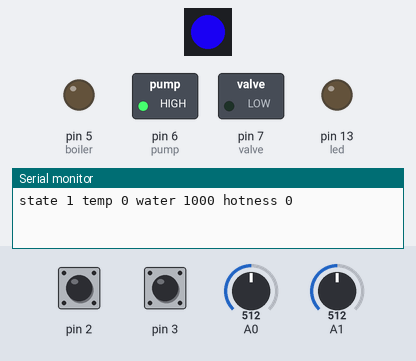
Simulated run of this sketch. Board: Arduino Uno, built with avr-gcc and run on an emulated ATmega328P. On the bench: 1 RGB LEDs in strip order, left to right, switched loads named in the sketch (green lamp = pin HIGH), output pins drawn as LEDs (lit = HIGH), the last lines printed to the serial monitor. The inputs (shaded band) are chosen by the test bench; at power-on: A1 = 512, pin 2 HIGH, A0 = 512, pin 3 HIGH. Dim RGB values are drawn brighter than linear.

Above: at 1.2 s.
1.3 s: A1 set to 692
At 1.9 s:
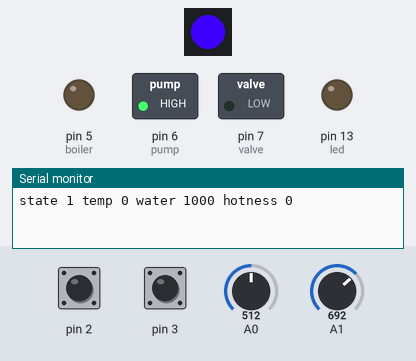
2.8 s: A1 set to 700
At 3.6 s:
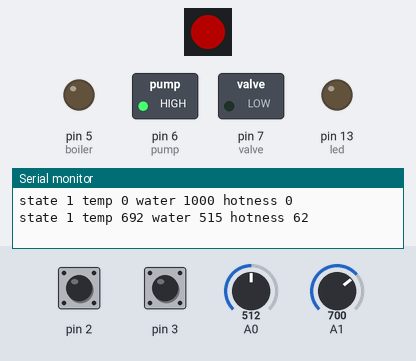
4.3 s: A1 set to 716
At 4.8 s:
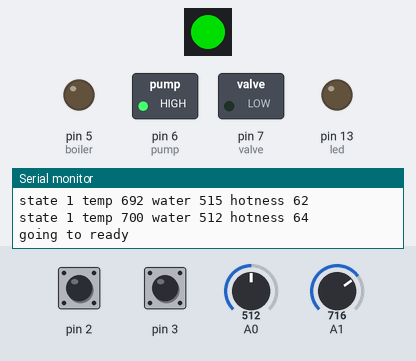
5.8 s: pin 2 pulled LOW for 0.15 s
At 6.4 s:
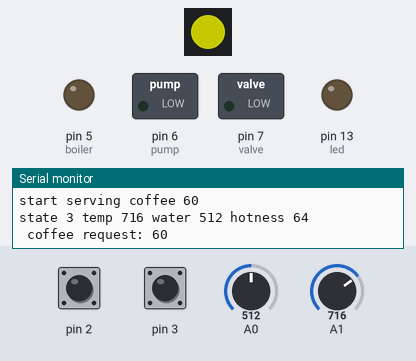
7.4 s: A0 set to 107
10.4 s: A0 set to 95
At 12.0 s:
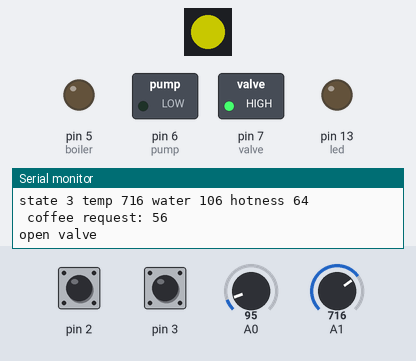
Timing chart, 0 to 13.1 s (numbered marks = the images above; inputs shaded):
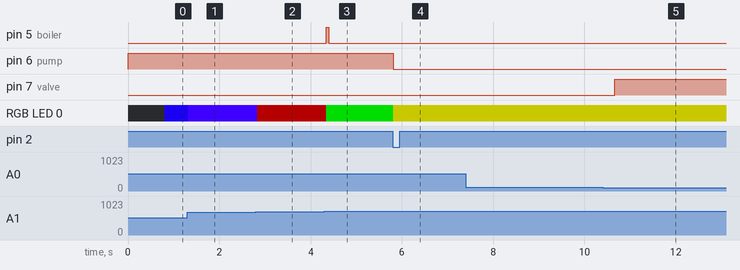

Measured:
- the behaviour switches between 699 and 700 on A1 (found by bisection; images 1 and 2)
- the behaviour switches between 100 and 99 on A0 (found by bisection; images 4 and 5)
- after the input at 1.3 s, RGB LED 0: RGB(23, 0, 215) → RGB(62, 0, 254) at once
- after the input at 2.8 s, RGB LED 0: RGB(62, 0, 254) → RGB(64, 0, 0) at once
- after the input at 4.3 s, pin 5 (boiler): LOW → HIGH after 0.05 s, → LOW 0.05 s later; RGB LED 0: RGB(64, 0, 0) → RGB(0, 150, 0) after 0.05 s
- after the input at 5.8 s, pin 6 (pump): HIGH → LOW at once; RGB LED 0: RGB(0, 150, 0) → RGB(100, 100, 0) at once
- after the input at 10.4 s, pin 7 (valve): LOW → HIGH after 0.26 s

The sketch:

CoffeeMachineController.ino
```cpp
#include <Adafruit_NeoPixel.h>
#define RGB_LED        4
#define NUMPIXELS      1
#define BIG_COFFEE    60
#define SMALL_COFFEE  30
#define WATER_THRESH 100
#define TEMP_THRESH  700 //+150
#define IDLE_TIME 120000
#define REFILL_TIMEOUT 5000 // how long to refill the watertank
Adafruit_NeoPixel pixels = Adafruit_NeoPixel(NUMPIXELS, RGB_LED, NEO_GRB + NEO_KHZ800);
short led_value = 0;
bool spin = false;
short temperature = 0; //contains the current temperature. init with low value to disable boiler at boot
short water_level = 1000; // contains the current waterlevel. init with high value to disable pump at boot and update with real value
short big_button = 0;
short small_button = 1;
long coffee_request = 0;
long coffee_request_2 = 0; //logically this is not required, but feedback from refill relay, invokes a false positive on the button press
bool hot = false;
short boiler = 5;
short pump = 6;
short valve = 7;
short led = 13;
bool led_state = false;
//// states
short state = 1;
short s_idle = 0;
short s_prepare = 1;
short s_ready = 2;
short s_serve = 3;
//// checks
long refill_start = 0;

long last_edge = 0;//last edge for led state
long coffee_start = 0; //when we started the pump for serving the coffee
long cur_time = 0; //current time
long last_interaction = 0; //when a button was pressed the last time
long last_log = -10000; //when the last log was sent
long last_coffee = 0; // wait some time after last coffee
void setup() {
  // relay 1
  pinMode(boiler, OUTPUT);
  digitalWrite(boiler, HIGH);
  // relay 2
  pinMode(pump, OUTPUT);
  digitalWrite(pump, HIGH);
  // relay 3
  pinMode(valve, OUTPUT);
  digitalWrite(valve, LOW);
  //water level sensor
  pinMode(A0, INPUT);
  // temperature sensor
  pinMode(A1, INPUT);
  // led
  //pinMode(A2,OUTPUT);
  pinMode(led, OUTPUT);
  digitalWrite(led, LOW);
  pinMode(RGB_LED, OUTPUT);

  // button 1 - interrupt
  pinMode(big_button + 2, INPUT_PULLUP);
  // button 2 - interrupt
  pinMode(small_button + 2, INPUT_PULLUP);


  last_edge = millis();
  attachInterrupt(big_button, coffee_big, FALLING);
  attachInterrupt(small_button, coffee_small, FALLING);
  pixels.begin();

  Serial.begin(9600);
}

void coffee_big() {
  setCoffeeRequest(BIG_COFFEE);
}
void coffee_small() {
  setCoffeeRequest(SMALL_COFFEE);
}
void setCoffeeRequest(short req) {
  last_interaction = millis();
  if (coffee_request != 0) {
    return;
  }
  if (millis() - last_coffee < 1000) {
    //wait some time until last coffee has finished;
    return;
  }
  Serial.println("set coffee req");
  coffee_request = req;

}
void loop() {
  cur_time = millis();
  if (cur_time < 200) // no request during boot
    coffee_request = 0;


  if (cur_time - last_log > 2000) {
    last_log = cur_time;
    Serial.print("state ");
    Serial.print(state);
    Serial.print(" temp ");
    Serial.print(temperature);
    Serial.print(" water ");
    Serial.print(water_level);
    //Serial.print(" hot ");
    //Serial.print(hot);
    int hotness = min(64, max((temperature - 400), 0) * 64 / 300);
    Serial.print(" hotness ");
    Serial.println(hotness);
    if (coffee_request != 0) {
      Serial.print(" coffee request: ");
      Serial.print(coffee_request_2 - (cur_time - coffee_start) / 1000);
    }
    Serial.println();
  }
  // check for any interaction
  idleCheck();
  // check if there is sufficient water
  waterCheck();
  // checkTemperature
  tempCheck();

  // if no interaction has been recognized for 2 min the boiler is turned off.
  if (state == s_idle)
    idleState();
  // check prepare some hot water before starting
  if (state == s_prepare)
    prepareState();
  // if we are ready check, if there has been a coffee request and start pump
  if (state == s_ready)
    readyState();

  // serving coffee. deactivate pump as soon as the time for a coffee has been reached.
  //double time for big coffee
  if (state == s_serve)
    serveState();

  //display the state with the led
  showState();
  delay(50);
}
///////////////////HELPER FUNCTIONS//////////////////////
void showState() {
  if (state == s_ready) {
    pixels.setPixelColor(0, pixels.Color(0, 150, 0));
  }
  if (state == s_serve) {
    pixels.setPixelColor(0, pixels.Color(100, 100, 0));
  }
  if (state == s_prepare) {
    if (millis() - last_edge > 800) { // blink every 800ms
      int hotness = min(64, max((temperature - 400), 0) * 64 / 300);

      pixels.setPixelColor(0, pixels.Color(hotness, 0, hotness - 64));
    }
  }
  if (state == s_idle) {
    if (led_value >= 50)
      spin = true;
    if (led_value <= 0)
      spin = false;
    if (!spin)
      led_value++;
    else
      led_value--;
    pixels.setPixelColor(0, pixels.Color(led_value, led_value, led_value));
  }
  pixels.show();
}
```

checks.ino
```cpp
void idleCheck() {
  if (cur_time - last_interaction > IDLE_TIME && state != s_idle) {
    Serial.println("idling");
    state = s_idle;
  }
}

void waterCheck() {
  water_level = water_level * 0.9 + 0.1 * analogRead(A0);
  if (water_level < WATER_THRESH) {
    if (!digitalRead(valve)) {
      digitalWrite(valve, HIGH);
      Serial.println("open valve");
      refill_start = cur_time;
    }
  }
  else {
    if (cur_time - refill_start > REFILL_TIMEOUT) {
      if (digitalRead(valve)) {
        Serial.println("close valve");
        digitalWrite(valve, LOW);
        coffee_request = 0;
      }
    }
  }
}

void tempCheck() {
  temperature = analogRead(A1);
  int threshold = TEMP_THRESH;
  if (state != s_prepare)
    threshold = TEMP_THRESH + 150;
  if (temperature > threshold + 5) {
    hot = true;
    digitalWrite(boiler, HIGH);
  }
  if (temperature < threshold - 5) {
    hot = false;
    digitalWrite(boiler, LOW);
  }
}
```

states.ino
```cpp
void idleState() {
  {
    digitalWrite(boiler, HIGH);
    digitalWrite(pump, HIGH);
    digitalWrite(valve, LOW);
    if (cur_time - last_interaction < IDLE_TIME) {
      state = s_prepare;
      coffee_request = 0;
      Serial.println("woke up. going to prepare");
    }
  }
}
void prepareState() {
  // if water is hot, show ready
  if (hot) {
    state = s_ready;
    Serial.println("going to ready");
  }
}

void readyState() {
  if (coffee_request) {
    Serial.print("start serving coffee ");
    Serial.println(coffee_request);
    state = s_serve;
    coffee_start = cur_time;
    digitalWrite(pump, LOW);
    coffee_request_2 = coffee_request;
  }
}

void serveState() {
  if (cur_time - coffee_start > (coffee_request_2 * 1000)) {
    Serial.println("coffee done");
    digitalWrite(pump, HIGH);
    state = s_prepare; // start from beginning
    coffee_request = 0;
    last_coffee = cur_time;
  }
}
```
